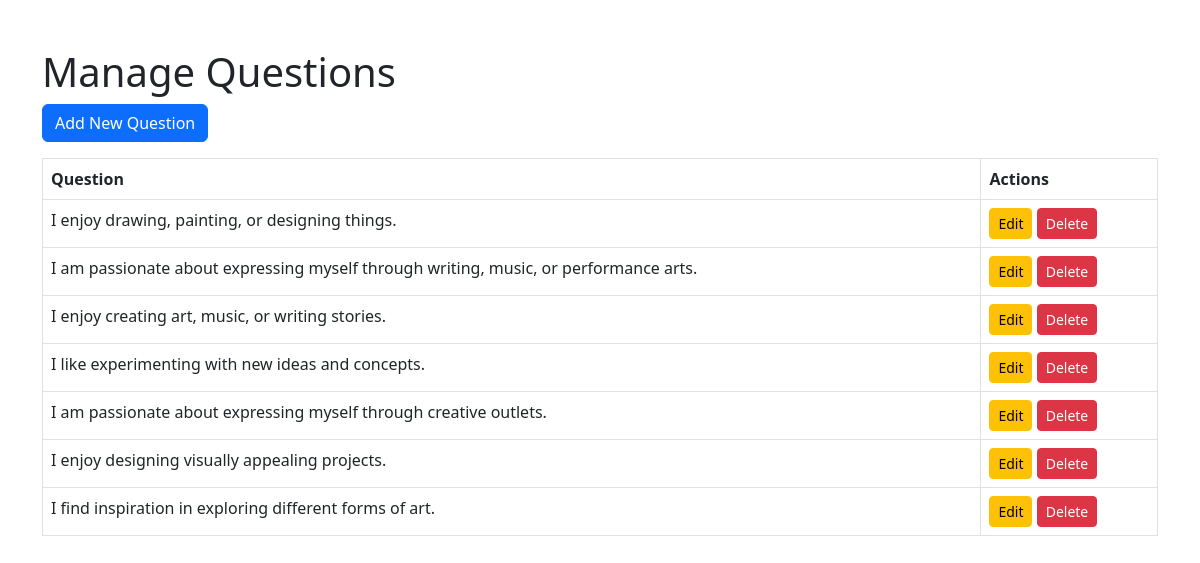
The app's page /capstone/admin/question-manage.php?category_id=10 with its own data.
### tables this page shows
CREATE TABLE `questions` (
  `id` int(11) NOT NULL,
  `category_id` int(11) DEFAULT NULL,
  `question_text` text DEFAULT NULL
);

### capstone/admin/data/question.php (called while the page is built, shortened)
<?php
function getAllQuestions($conn, $category_id) {
    $stmt = $conn->prepare("SELECT * FROM questions WHERE category_id = ?");
    $stmt->execute([$category_id]);
    return $stmt->fetchAll(PDO::FETCH_ASSOC);
}
?>

### capstone/admin/question-manage.php (the view, shortened to what this page needs)
<?php
include "../DB_connection.php";
include "data/question.php";
$category_id = $_GET['category_id'];
$questions = getAllQuestions($conn, $category_id);
?>
<!DOCTYPE html>
<html lang="en">
<head>
    <link rel="stylesheet" href="https://cdn.jsdelivr.net/npm/bootstrap@5.2.0/dist/css/bootstrap.min.css">
</head>
<body>
    <div class="container mt-5">
        <h1>Manage Questions</h1>
        <a href="question-add.php?category_id=<?= $category_id ?>" class="btn btn-primary mb-3">Add New Question</a>
        <table class="table table-bordered">
            <thead>
                <tr>
                    <th>Question</th>
                    <th>Actions</th>
                </tr>
            </thead>
            <tbody>
                <?php foreach ($questions as $question): ?>
                <tr>
                    <td><?= $question['question_text'] ?></td>
                    <td>
    <a href="req/question-edit.php?id=<?= $question['id'] ?>" class="btn btn-warning btn-sm">Edit</a>
    <a href="req/question-delete.php?id=<?= $question['id'] ?>" class="btn btn-danger btn-sm">Delete</a>
</td>
                </tr>
                <?php endforeach; ?>
            </tbody>
        </table>
    </div>
</body>
</html>

### records on screen
questions: question_text "I enjoy drawing, painting, or designing things."
questions: question_text "I am passionate about expressing myself through writing, music, or performance arts."
questions: question_text "I enjoy creating art, music, or writing stories."
questions: question_text "I like experimenting with new ideas and concepts."
questions: question_text "I am passionate about expressing myself through creative outlets."
questions: question_text "I enjoy designing visually appealing projects."
questions: question_text "I find inspiration in exploring different forms of art."
